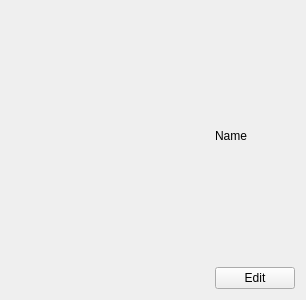
<?xml version="1.0" encoding="UTF-8"?>
<ui version="4.0">
 <class>FunctionLibraryWidget</class>
 <widget class="QWidget" name="FunctionLibraryWidget">
  <property name="geometry">
   <rect>
    <x>0</x>
    <y>0</y>
    <width>306</width>
    <height>300</height>
   </rect>
  </property>
  <property name="minimumSize">
   <size>
    <width>200</width>
    <height>200</height>
   </size>
  </property>
  <property name="maximumSize">
   <size>
    <width>306</width>
    <height>300</height>
   </size>
  </property>
  <property name="windowTitle">
   <string>Form</string>
  </property>
  <layout class="QHBoxLayout" name="horizontalLayout">
   <item>
    <widget class="DraggableCustomPlot" name="plot" native="true">
     <property name="minimumSize">
      <size>
       <width>200</width>
       <height>200</height>
      </size>
     </property>
     <property name="maximumSize">
      <size>
       <width>300</width>
       <height>300</height>
      </size>
     </property>
    </widget>
   </item>
   <item>
    <layout class="QVBoxLayout" name="verticalLayout">
     <item>
      <widget class="QLabel" name="labelName">
       <property name="text">
        <string>Name</string>
       </property>
      </widget>
     </item>
     <item>
      <widget class="QPushButton" name="buttonEdit">
       <property name="text">
        <string>Edit</string>
       </property>
      </widget>
     </item>
    </layout>
   </item>
  </layout>
 </widget>
 <customwidgets>
  <customwidget>
   <class>DraggableCustomPlot</class>
   <extends>QWidget</extends>
   <header>draggablecustomplot.h</header>
   <container>1</container>
  </customwidget>
 </customwidgets>
 <resources/>
 <connections/>
</ui>
